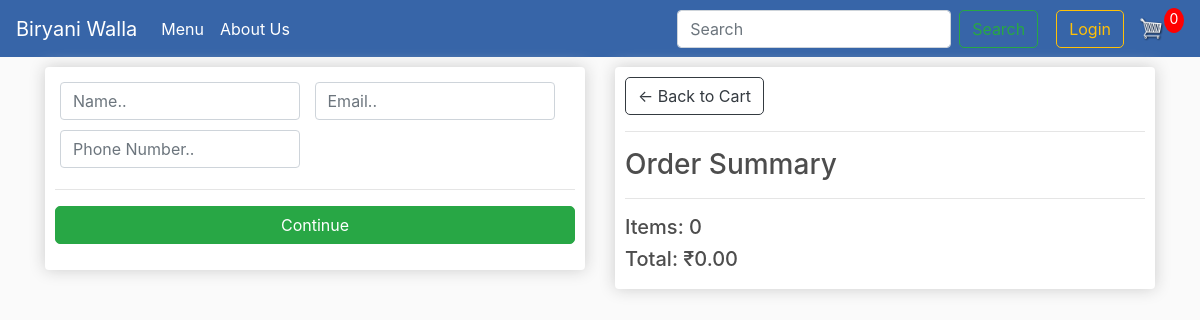
/checkout/ (signed in), run on an earlier commit of the app's database.
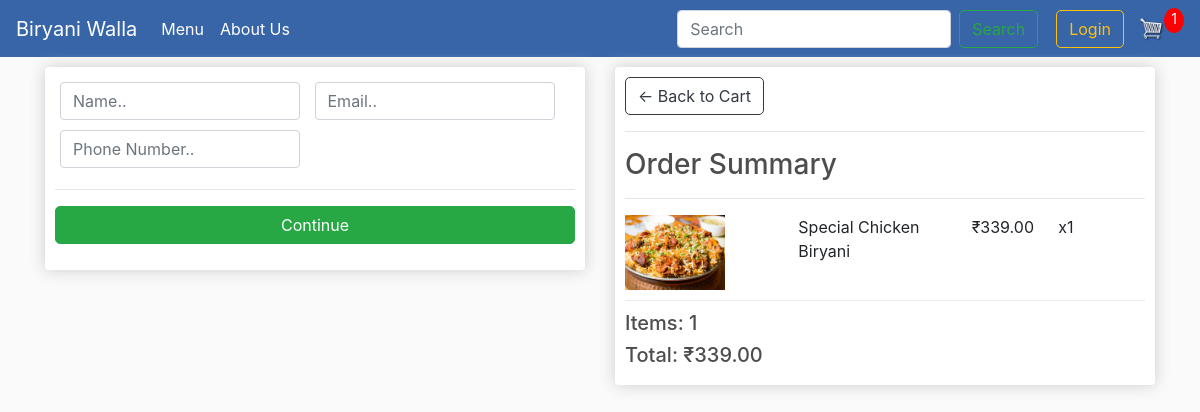
And on a later commit of the database.
### store/models.py (models this page shows, shortened)
class Order(models.Model):
    customer = models.ForeignKey(Customer, on_delete=models.SET_NULL, blank=True, null=True)
    date_ordered = models.DateTimeField(auto_now_add=True)
    complete = models.BooleanField(default=False, null=True, blank=False)
    transaction_id = models.CharField(max_length=200, null=True)
    @property
    def delivery(self):
        delivery = False
        orderitems = self.orderitem_set.all()
        for i in orderitems:
            if i.order_type == "HOME DELIVERY":
                delivery = True
        return delivery
    @property
    def get_cart_total(self):
        orderitems = self.orderitem_set.all()
        total = sum([item.get_total for item in orderitems])
        return total
    @property
    def get_cart_items(self):
        orderitems = self.orderitem_set.all()
        total = sum([item.quantity for item in orderitems])
        return total

class OrderItem(models.Model):
    ORDER_TYPE = (
        ('DINE IN', 'DINE IN'),
        ('HOME DELIVERY', 'HOME DELIVERY'),
    )
    item = models.ForeignKey(Item, on_delete=models.SET_NULL, null=True)
    order = models.ForeignKey(Order, on_delete=models.SET_NULL, blank=True, null=True)
    quantity = models.IntegerField(default=0, null=True, blank=True)
    order_type = models.CharField(max_length=100, null=True, blank=True, choices=ORDER_TYPE)
    date_added = models.DateTimeField(auto_now_add=True)
    @property
    def get_total(self):
        total = self.item.price * self.quantity
        return total

class Item(models.Model):
    CATEGORY = (
        ('VEG', 'VEG'),
        ('NON-VEG', 'NON-VEG'),
    )
    name = models.CharField(max_length=200, null=True)
    price = models.DecimalField(null=True, max_digits=10, decimal_places=2)
    category = models.CharField(max_length=200, null=True, choices=CATEGORY)
    description = models.CharField(max_length=500, null=True)
    image = models.ImageField(null=True, blank=True)
    @property
    def imageURL(self):
        try:
            url = self.image.url
        except:
            url = ''
        return url

### store/views.py (the view)
# urls.py: path('checkout/', views.checkout, name="checkout"),
def checkout(request):
    if request.user.is_authenticated:
        customer = request.user.customer
        order, created = Order.objects.get_or_create(customer=customer, complete=False)
        items = order.orderitem_set.all()
        cartItems = order.get_cart_items
    else:
        order = {'get_cart_total': 0, 'get_cart_items': 0, 'order_type': False}
        items = []
        cartItems = order['get_cart_items']
    context = {'items': items, 'order': order, 'cartItems': cartItems}
    return render(request, 'stores/checkout.html', context)

### store/templates/stores/checkout.html (shortened to what this page needs)
{% extends 'stores/main.html' %}
{% load static %}
{% block content %}
    <div class="row">
        <div class="col-lg-6">
            <div class="box-element" id="form-wrapper">
                <form id="form">
                    <div id="user-info">
                        <div class="form-field">
                            <input required class="form-control" type="text" name="name" placeholder="Name..">
                        </div>
                        <div class="form-field">
                            <input required class="form-control" type="email" name="email" placeholder="Email..">
                        </div>
                        <div class="form-field">
                            <input class="form-control" type="text" name="number" placeholder="Phone Number..">
                        </div>
                    </div>
                    <hr>
                    <input id="form-button" class="btn btn-success btn-block" type="submit" value="Continue">
                </form>
            </div>
            <br>
        </div>
        <div class="col-lg-6">
            <div class="box-element">
                <a class="btn btn-outline-dark" href="{% url 'cart' %}">&#x2190; Back to Cart</a>
                <hr>
                <h3>Order Summary</h3>
                <hr>
                {% for item in items %}
                    <div class="cart-row">
                        <div style="flex:2"><img class="row-image" src="{{ item.item.imageURL }}"></div>
                        <div style="flex:2"><p>{{ item.item.name }}</p></div>
                        <div style="flex:1"><p>₹{{ item.item.price|floatformat:2 }}</p></div>
                        <div style="flex:1"><p>x{{ item.quantity }}</p></div>
                    </div>
                {% endfor %}
                <h5>Items: {{ order.get_cart_items }}</h5>
                <h5>Total: ₹{{ order.get_cart_total|floatformat:2 }}</h5>
            </div>
        </div>
    </div>
{% endblock content %}

What changed in the data, as far as the page shows it:
no longer on this page (row edited): Order: get_cart_items "0", get_cart_total "0.00"
added OrderItem: item.imageURL (picture), item.name "Special Chicken Biryani", item.price "339.00", quantity "1"
added Order: get_cart_items "1", get_cart_total "339.00"
Also different on the page:
{{ cartItems }}: "0" → "1"
